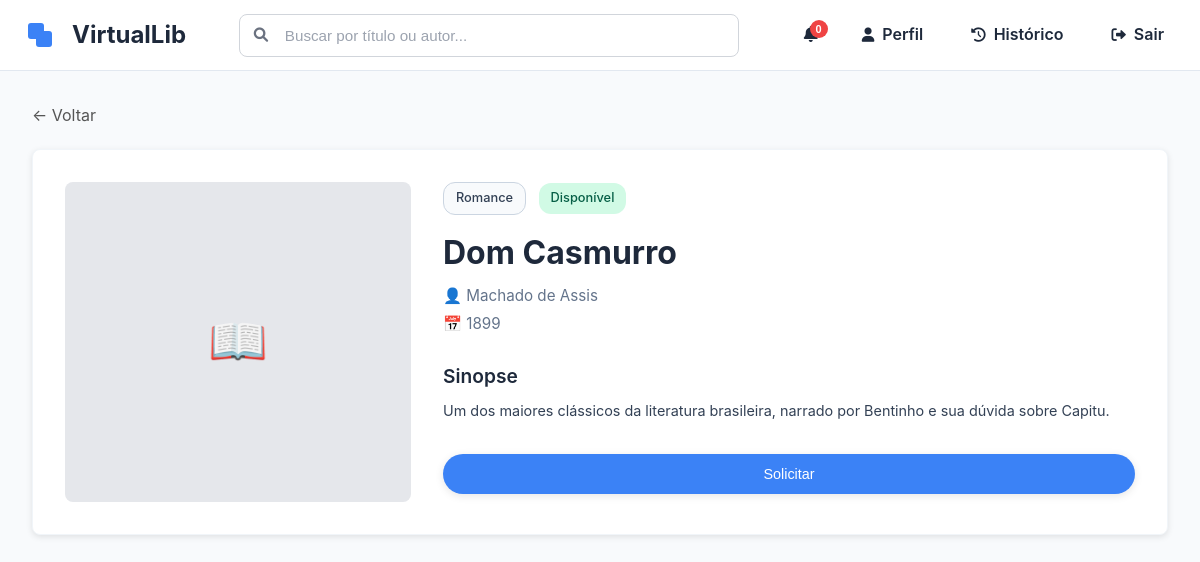
The page /details/1 on the database its author committed.
### tables this page shows
CREATE TABLE IF NOT EXISTS Books (
    id INT PRIMARY KEY AUTO_INCREMENT,
    title VARCHAR(255) NOT NULL,
    author VARCHAR(255) NOT NULL,
    genre VARCHAR(100) NOT NULL,
    year INT NOT NULL,
    description TEXT NOT NULL,
    available BOOLEAN NOT NULL DEFAULT TRUE,
    created_at TIMESTAMP DEFAULT CURRENT_TIMESTAMP
);

### app/controllers/BookController.php (called while the page is built, shortened)
<?php
class BookController extends RenderView
{
    public function viewBookDetails($id)
    {
        $bookModel = new BookModel();
        $book = $bookModel->getBookById($id);
        $this->loadView('partials/header', ['title' => $book['title']]);
        $this->loadView('components/book-details', ['book' => $book]);
    }
}

### index.php (called while the page is built, shortened)
<?php
require_once __DIR__."/app/router/routes.php";
require_once __DIR__."/app/core/Core.php";
$isAdmin = isset($_SESSION['user']) && isset($_SESSION['user']['role']) && $_SESSION['user']['role'] === 'admin';
$activeRoutes = $isAdmin ? $adminRoutes : $userRoutes;
$core = new Core($activeRoutes);
$core->run();

### app/models/Database.php (called while the page is built, shortened)
<?php
class Database {
    public function getConnection()
    {
        $this->host = LoadEnv::get('DB_HOST');
        $this->database = LoadEnv::get('DB_NAME');
        $this->user = LoadEnv::get('DB_USER');
        $this->password = LoadEnv::get('DB_PASSWORD');
        $this->port = LoadEnv::get('DB_PORT');
        try {
            $pdo = new PDO(
                "mysql:host=$this->host;port=$this->port;dbname=$this->database",
                $this->user,
                $this->password
            );
            return $pdo;
        } catch (PDOException $e) {
            error_log("Database connection error: " . $e->getMessage());
            throw new Exception("Database connection failed");
        }
    }
}

### app/models/BookModel.php (called while the page is built, shortened)
<?php
class BookModel extends Database
{
    private $pdo;
    public function __construct()
    {
        $this->pdo = $this->getConnection();
    }
    public function getBookById($id)
    {
        try {
            $stmt = $this->pdo->prepare("SELECT * FROM Books WHERE id = :id");
            $stmt->execute([':id' => $id]);
            return $stmt->fetch(PDO::FETCH_ASSOC);
        } catch (PDOException $e) {
            error_log("Database error in getBookById: " . $e->getMessage());
            return null;
        }
    }
}

### app/views/components/book-details.php (the view)
<head>
    <link rel="stylesheet" href="/public/css/book-details.css">
</head>
<div class="container">
    <a href="/" class="back-btn">&larr; Voltar</a>
    <div class="book-card">
        <div class="book-cover">📖</div>
        <div>
            <div class="book-tags">
                <span class="book-badge outline"><?php echo htmlspecialchars($book['genre']); ?></span>
                <?php if (isset($book['available']) && $book['available']): ?>
                    <span class="book-badge available">Disponível</span>
                <?php else: ?>
                    <span class="book-badge unavailable">Indisponível</span>
                <?php endif; ?>
            </div>
            <h2 class="book-title"><?php echo htmlspecialchars($book['title']); ?></h2>
            <p class="book-meta">👤 <?php echo htmlspecialchars($book['author']); ?></p>
            <p class="book-meta">📅 <?php echo htmlspecialchars($book['year']); ?></p>
            <div class="book-description">
                <h2>Sinopse</h2>
                <p><?php echo nl2br(htmlspecialchars($book['description'])); ?></p>
            </div>
            <div class="book-actions">
                <button
                    class="action-button borrow"
                    data-book-id="<?php echo $book['id']; ?>">
                    <?php
                    if (isset($book['available']) && $book['available']) {
                        echo 'Solicitar';
                    } else {
                        echo 'Devolver';
                    }
                    ?>
                </button>
            </div>
        </div>
    </div>
</div>

### app/core/Core.php (shortened to what this page needs)
<?php
class Core
{
    private $routes;
    public function run()
    {
        $url = $this->getCurrentUrl();
        foreach ($this->getRoutes() as $path => $controllerAndAction) {
            $pattern = $this->buildRoutePattern($path);
            if (preg_match($pattern, $url, $matches)) {
                array_shift($matches);
                $this->executeController($controllerAndAction, $matches);
                break;
            }
        }
    }
    private function getCurrentUrl()
    {
        if (isset($_GET['url'])) {
            $url = '/' . trim($_GET['url'], '/');
        } else {
            $url = parse_url($_SERVER['REQUEST_URI'], PHP_URL_PATH);
        }
        return $url;
    }
    private function buildRoutePattern($path)
    {
        $pattern = preg_quote($path, '#');
        $pattern = preg_replace('/\\\{id\\\}/', '([\w-]+)', $pattern);
        $pattern = preg_replace('/\\\{([^}]+)\\\}/', '([\w-]+)', $pattern);
        return '#^' . $pattern . '$#';
    }
    private function executeController($controllerAndAction, $matches = [])
    {
        try {
            [$currentController, $action] = explode('@', $controllerAndAction);
            $controller = new $currentController();
            call_user_func_array([$controller, $action], $matches);
        } catch (Exception $e) {
            error_log("Router Error: " . $e->getMessage());
            $this->handleNotFound();
        }
    }
    public function getRoutes()
    {
        return $this->routes;
    }
    public function setRoutes($routes)
    {
        $this->routes = $routes;
    }
}

### app/views/partials/navbar.php (shortened to what this page needs)
    <nav class="navbar">
    <div class="nav-container">
        <a href="/" class="nav-brand">
            <div class="logo">
                <div class="logo-icon">
                    <div class="square square-1"></div>
                    <div class="square square-2"></div>
                </div>
            </div>
            <span class="brand-name">VirtualLib</span>
        </a>
        <div class="search-container">
            <div class="search-box">
                <input type="text" placeholder="Buscar por título ou autor..." class="search-input" id="search-input">
            </div>
        </div>
        <div class="nav-menu-desktop">
            <div class="notification-container">
                <button class="notification-btn" id="notification-btn">
                    <span class="notification-badge" id="notification-badge">0</span>
                </button>
            </div>
            <a href="/profile" class="nav-link">
                <i class="fas fa-user"></i>
                <span>Perfil</span>
            </a>
            <a href="/historico" class="nav-link">
                <i class="fas fa-history"></i>
                <span>Histórico</span>
            </a>
            <a href="#" class="nav-link logout" onclick="window.AuthService.logout(); return false;">
                <i class="fas fa-sign-out-alt"></i>
                <span>Sair</span>
            </a>
        </div>
    </div>
</nav>

### public/css/base.css (style rules this page uses)
* { margin: 0; padding: 0; box-sizing: border-box; }
body { font-family: 'Inter', -apple-system, BlinkMacSystemFont, 'Segoe UI', Roboto, sans-serif; background-color: #f8fafc; color: #1e293b; line-height: 1.6; }

### public/css/navbar.css (style rules this page uses)
.navbar { background: white; border-bottom: 1px solid #e2e8f0; position: sticky; top: 0; z-index: 1000; padding: 0; }
.nav-container { max-width: 1200px; margin: 0 auto; padding: 0 20px; display: flex; justify-content: space-between; align-items: center; height: 70px; }
.nav-brand { display: flex; align-items: center; gap: 0.75rem; flex: 0 0 auto; text-decoration: none !important; color: inherit; transition: all 0.3s ease; }
a.nav-brand, a.nav-brand:hover, a.nav-brand:visited, a.nav-brand:focus, a.nav-brand:active { text-decoration: none !important; }
.logo { width: 40px; height: 40px; display: flex; align-items: center; justify-content: center; position: relative; }
.logo-icon { position: relative; width: 24px; height: 24px; }
.square { position: absolute; width: 16px; height: 16px; border-radius: 3px; background-color: #3b82f6; }
.square-1 { top: 0; left: 0; z-index: 2; }
.square-2 { bottom: 0; right: 0; z-index: 1; }
.brand-name { color: #1e293b; font-size: 1.5rem; font-weight: 700; text-decoration: none; transition: opacity 0.3s ease; }
.search-container { flex: 1; display: flex; justify-content: center; align-items: center; max-width: 500px; margin: 0 2rem; }
.search-box { position: relative; width: 100%; }
.search-input { width: 100%; padding: 12px 20px 12px 45px; border: 1px solid #d1d5db; border-radius: 8px; background: white; color: #1e293b; font-size: 0.95rem; transition: all 0.3s ease; outline: none; }
.search-input::placeholder { color: #9ca3af; }
.nav-menu-desktop { flex: 0 0 auto; display: flex; align-items: center; justify-content: center; gap: 1rem; }
.nav-link { display: flex; align-items: center; gap: 0.5rem; padding: 0.5rem 1rem; color: #1e293b; text-decoration: none; border-radius: 8px; transition: all 0.3s ease; font-weight: 500; font-size: 0.9rem; }
.nav-link.logout { color: #dc2626; }
.nav-link i { font-size: 0.9rem; }
.notification-container { display: flex; align-items: center; justify-content: center; }
.nav-link { color: #1e293b !important; text-decoration: none; font-weight: 600; padding: 8px 16px; border-radius: 8px; transition: all 0.3s ease; font-size: 1rem; }

### public/css/layout.css (style rules this page uses)
.container { max-width: 1200px; margin: 0 auto; padding: 2rem; }

### public/css/book-card.css (style rules this page uses)
.book-card { background-color: white; border-radius: 12px; padding: 1.5rem; box-shadow: 0 1px 3px rgba(0, 0, 0, 0.1); transition: all 0.2s ease; border: 1px solid #f1f5f9; display: flex; flex-direction: column; height: 100%; }
.book-title { font-size: 1.25rem; font-weight: 600; color: #1e293b; margin-bottom: 0.5rem; line-height: 1.4; word-wrap: break-word; overflow-wrap: break-word; hyphens: auto; }
.book-description { font-size: 0.9rem; color: #64748b; line-height: 1.5; word-wrap: break-word; overflow-wrap: break-word; hyphens: auto; }
.book-actions { display: flex; align-items: center; justify-content: space-between; margin-top: auto; gap: 1rem; }
.action-button { padding: 0.75rem 1.5rem; border: none; border-radius: 24px; font-size: 0.9rem; font-weight: 500; cursor: pointer; transition: all 0.2s ease; flex: 1; display: flex; justify-content: center; align-items: center; box-shadow: 0 2px 8px rgba(0, 0, 0, 0.10); }
.action-button.borrow { background-color: #3b82f6; color: #ffffff; }

### public/css/notifications.css (style rules this page uses)
.notification-container { position: relative; display: inline-block; }
.notification-btn { background: none; border: none; cursor: pointer; padding: 8px 12px; border-radius: 8px; transition: background-color 0.2s ease; position: relative; color: #1e293b; font-size: 16px; }
.notification-badge { position: absolute; top: 2px; right: 2px; background-color: #ef4444; color: white; border-radius: 50%; width: 18px; height: 18px; font-size: 11px; font-weight: 600; display: flex; align-items: center; justify-content: center; min-width: 18px; }

### app/views/partials/navbar.php (style rules this page uses)
.nav-link { color: #1e293b; }

### rows shown on the page
books: genre "Romance", available "Disponível", title "Dom Casmurro", author "Machado de Assis", year "1899", description "Um dos maiores clássicos da literatura brasileira, narrado por Bentinho e sua dúvida sobre Capitu."
